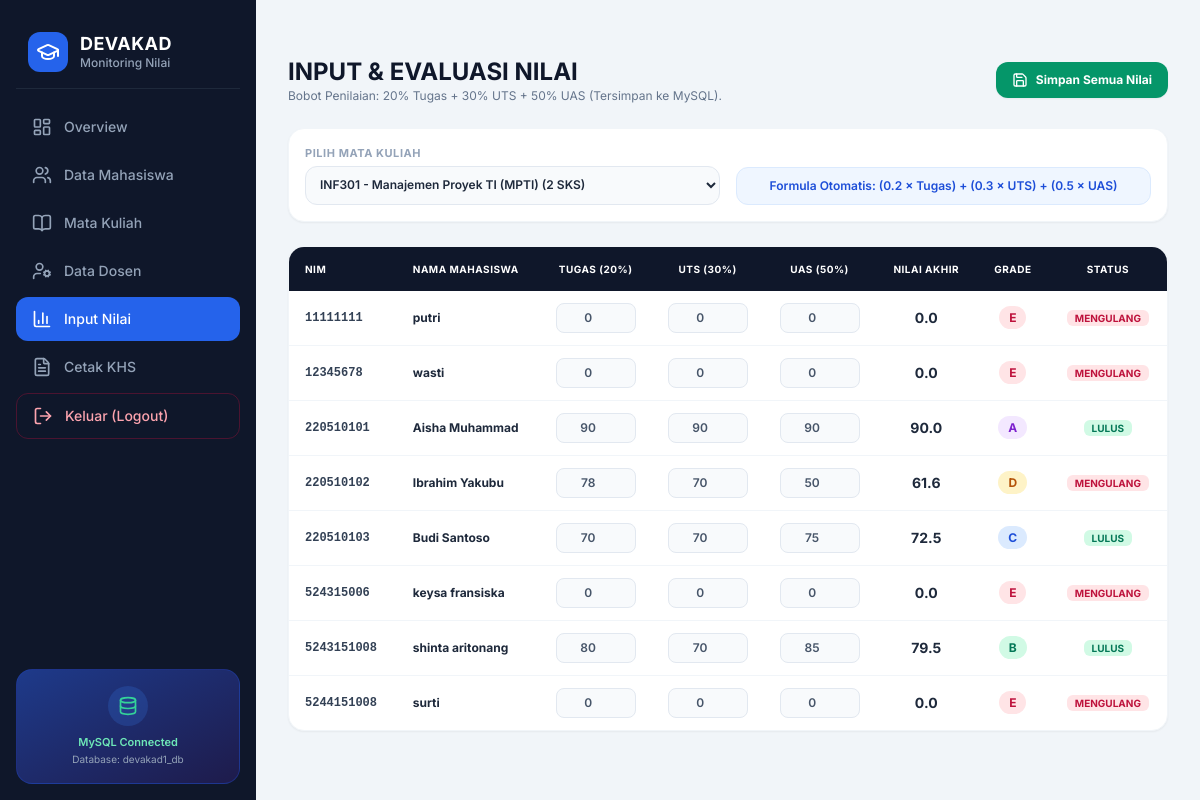
/input_nilai.php, run on the app's committed database.
### tables this page shows
CREATE TABLE `mahasiswa` (
  `id` int(11) NOT NULL,
  `nim` varchar(20) NOT NULL,
  `nama` varchar(100) NOT NULL,
  `prodi` varchar(50) NOT NULL,
  `semester` varchar(20) NOT NULL,
  `status` enum('AKTIF','NON-AKTIF') DEFAULT 'AKTIF',
  `password` varchar(50) DEFAULT '123456'
);

### input_nilai.php (the view, shortened to what this page needs)
<?php
include 'koneksi.php';
$list_matkul = mysqli_query($koneksi, "SELECT * FROM mata_kuliah ORDER BY id ASC");
$selected_matkul_id = isset($_GET['matkul_id']) ? intval($_GET['matkul_id']) : 0;
if ($selected_matkul_id == 0) {
    $first_mk = mysqli_fetch_assoc(mysqli_query($koneksi, "SELECT id FROM mata_kuliah ORDER BY id ASC LIMIT 1"));
    $selected_matkul_id = $first_mk ? $first_mk['id'] : 0;
}
$query_data = "
    SELECT m.id AS mhs_id, m.nim, m.nama, m.prodi,
           COALESCE(n.tugas, 0) AS tugas,
           COALESCE(n.uts, 0) AS uts,
           COALESCE(n.uas, 0) AS uas,
           COALESCE(n.nilai_akhir, 0) AS nilai_akhir,
           COALESCE(n.grade, 'E') AS grade,
           COALESCE(n.status, 'MENGULANG') AS status
    FROM mahasiswa m
    LEFT JOIN nilai n ON m.id = n.mahasiswa_id AND n.matkul_id = '$selected_matkul_id'
    WHERE m.status = 'AKTIF'
    ORDER BY m.nim ASC
";
$result_nilai = mysqli_query($koneksi, $query_data);
?>
<!DOCTYPE html>
<html lang="id">
<head>
  <script src="https://cdn.tailwindcss.com"></script>
</head>
<body class="bg-slate-100 min-h-screen text-slate-800 flex">
  <aside class="w-64 bg-slate-900 text-white flex flex-col justify-between p-4 min-h-screen shrink-0">
    <div>
      <div class="flex items-center gap-3 px-3 py-4 mb-4 border-b border-slate-800">
        <div class="bg-blue-600 p-2 rounded-xl text-white">
          <i data-lucide="graduation-cap" class="w-6 h-6"></i>
        </div>
        <div>
          <h1 class="font-bold text-lg leading-tight tracking-wide">DEVAKAD</h1>
          <p class="text-xs text-slate-400 font-medium">Monitoring Nilai</p>
        </div>
      </div>
      <nav class="space-y-1">
        <a href="index.php" class="w-full flex items-center gap-3 px-4 py-3 rounded-xl text-slate-400 hover:bg-slate-800 hover:text-white font-medium text-sm transition">
          <i data-lucide="layout-dashboard" class="w-5 h-5"></i> Overview
        </a>
        <a href="mahasiswa.php" class="w-full flex items-center gap-3 px-4 py-3 rounded-xl text-slate-400 hover:bg-slate-800 hover:text-white font-medium text-sm transition">
          <i data-lucide="users" class="w-5 h-5"></i> Data Mahasiswa
        </a>
        <a href="matkul.php" class="w-full flex items-center gap-3 px-4 py-3 rounded-xl text-slate-400 hover:bg-slate-800 hover:text-white font-medium text-sm transition">
          <i data-lucide="book-open" class="w-5 h-5"></i> Mata Kuliah
        </a>
        <a href="dosen.php" class="w-full flex items-center gap-3 px-4 py-3 rounded-xl text-slate-400 hover:bg-slate-800 hover:text-white font-medium text-sm transition">
          <i data-lucide="user-cog" class="w-5 h-5"></i> Data Dosen
        </a>
        <a href="input_nilai.php" class="w-full flex items-center gap-3 px-4 py-3 rounded-xl bg-blue-600 text-white font-medium text-sm transition">
          <i data-lucide="bar-chart-3" class="w-5 h-5"></i> Input Nilai
        </a>
        <a href="cetak_khs.php" class="w-full flex items-center gap-3 px-4 py-3 rounded-xl text-slate-400 hover:bg-slate-800 hover:text-white font-medium text-sm transition">
          <i data-lucide="file-text" class="w-5 h-5"></i> Cetak KHS
        </a>
        <a href="login.php?logout=true" class="w-full flex items-center gap-3 px-4 py-3 rounded-xl text-rose-300 hover:bg-rose-950/50 hover:text-rose-200 font-medium text-sm transition mt-4 border border-rose-900/50">
          <i data-lucide="log-out" class="w-5 h-5"></i> Keluar (Logout)
        </a>
      </nav>
    </div>
    <div class="bg-gradient-to-br from-blue-900 to-indigo-950 p-4 rounded-2xl border border-blue-800/50 text-center">
      <div class="w-10 h-10 bg-blue-500/20 rounded-full flex items-center justify-center mx-auto mb-2 text-emerald-400">
        <i data-lucide="database" class="w-5 h-5"></i>
      </div>
      <p class="text-[11px] text-emerald-300 font-semibold">MySQL Connected</p>
      <p class="text-[10px] text-slate-400 mt-0.5">Database: devakad1_db</p>
    </div>
  </aside>
  <main class="flex-1 p-8 overflow-y-auto space-y-6">
    <form method="POST" action="input_nilai.php?matkul_id=<?php echo $selected_matkul_id; ?>" class="space-y-6">
      <div class="flex flex-col md:flex-row md:items-center justify-between gap-4">
        <div>
          <h2 class="text-2xl font-bold text-slate-900">INPUT & EVALUASI NILAI</h2>
          <p class="text-xs text-slate-500">Bobot Penilaian: 20% Tugas + 30% UTS + 50% UAS (Tersimpan ke MySQL).</p>
        </div>
        <button type="submit" name="simpan_nilai" class="bg-emerald-600 hover:bg-emerald-700 text-white px-4 py-2.5 rounded-xl text-xs font-bold shadow-sm transition flex items-center gap-2">
          <i data-lucide="save" class="w-4 h-4"></i> Simpan Semua Nilai
        </button>
      </div>
      <div class="bg-white p-4 rounded-2xl border border-slate-100 shadow-sm grid grid-cols-1 md:grid-cols-2 gap-4 items-end">
        <div>
          <label class="block text-[11px] font-bold text-slate-400 uppercase tracking-wider mb-1">Pilih Mata Kuliah</label>
          <select onchange="window.location='input_nilai.php?matkul_id=' + this.value" class="w-full bg-slate-50 border border-slate-200 text-slate-800 text-xs rounded-xl p-2.5 font-semibold focus:ring-2 focus:ring-blue-500 outline-none">
            <?php
            while ($mk = mysqli_fetch_assoc($list_matkul)) {
                $selected = ($mk['id'] == $selected_matkul_id) ? 'selected' : '';
                echo "<option value='{$mk['id']}' $selected>{$mk['kode_mk']} - {$mk['nama_mk']} ({$mk['sks']} SKS)</option>";
            }
            ?>
          </select>
        </div>
        <div>
          <div class="bg-blue-50 text-blue-700 text-xs font-semibold p-2.5 rounded-xl flex items-center justify-center border border-blue-100">
            Formula Otomatis: (0.2 × Tugas) + (0.3 × UTS) + (0.5 × UAS)
          </div>
        </div>
      </div>
      <div class="bg-white rounded-2xl shadow-sm border border-slate-100 overflow-hidden">
        <div class="overflow-x-auto">
          <table class="w-full text-left text-xs text-slate-600">
            <thead class="bg-slate-900 text-white uppercase text-[10px] tracking-wider">
              <tr>
                <th class="py-3.5 px-4">NIM</th>
                <th class="py-3.5 px-4">Nama Mahasiswa</th>
                <th class="py-3.5 px-4 text-center w-28">Tugas (20%)</th>
                <th class="py-3.5 px-4 text-center w-28">UTS (30%)</th>
                <th class="py-3.5 px-4 text-center w-28">UAS (50%)</th>
                <th class="py-3.5 px-4 text-center">Nilai Akhir</th>
                <th class="py-3.5 px-4 text-center">Grade</th>
                <th class="py-3.5 px-4 text-center">Status</th>
              </tr>
            </thead>
            <tbody class="divide-y divide-slate-100">
              <?php
              if (mysqli_num_rows($result_nilai) > 0) {
                  $idx = 0;
                  while ($row = mysqli_fetch_assoc($result_nilai)) {
                      $idx++;
                      $grade = $row['grade'];
                      $status = $row['status'];
                      $gradeBadge = 'bg-rose-100 text-rose-700';
                      if ($grade == 'A') $gradeBadge = 'bg-purple-100 text-purple-700';
                      elseif ($grade == 'B') $gradeBadge = 'bg-emerald-100 text-emerald-700';
                      elseif ($grade == 'C') $gradeBadge = 'bg-blue-100 text-blue-700';
                      elseif ($grade == 'D') $gradeBadge = 'bg-amber-100 text-amber-700';
                      $statusBadge = ($status == 'LULUS') ? 'bg-emerald-100 text-emerald-700' : 'bg-rose-100 text-rose-700';
                      ?>
                      <tr class="hover:bg-slate-50 transition">
                        <td class="py-3 px-4 font-mono font-bold text-slate-700">
                          <?php echo $row['nim']; ?>
                        </td>
                        <td class="py-3 px-4 font-bold text-slate-800"><?php echo $row['nama']; ?></td>
                        <td class="py-3 px-4">
                          <input type="number" step="0.1" min="0" max="100" name="tugas[]" value="<?php echo $row['tugas']; ?>" oninput="hitungNilai(<?php echo $idx; ?>)" id="tugas-<?php echo $idx; ?>" class="w-full text-center bg-slate-50 border border-slate-200 rounded-lg p-1.5 font-semibold focus:bg-white focus:ring-2 focus:ring-blue-500 outline-none">
                        </td>
                        <td class="py-3 px-4">
                          <input type="number" step="0.1" min="0" max="100" name="uts[]" value="<?php echo $row['uts']; ?>" oninput="hitungNilai(<?php echo $idx; ?>)" id="uts-<?php echo $idx; ?>" class="w-full text-center bg-slate-50 border border-slate-200 rounded-lg p-1.5 font-semibold focus:bg-white focus:ring-2 focus:ring-blue-500 outline-none">
                        </td>
                        <td class="py-3 px-4">
                          <input type="number" step="0.1" min="0" max="100" name="uas[]" value="<?php echo $row['uas']; ?>" oninput="hitungNilai(<?php echo $idx; ?>)" id="uas-<?php echo $idx; ?>" class="w-full text-center bg-slate-50 border border-slate-200 rounded-lg p-1.5 font-semibold focus:bg-white focus:ring-2 focus:ring-blue-500 outline-none">
                        </td>
                        <td class="py-3 px-4 text-center font-bold text-slate-800 text-sm" id="akhir-<?php echo $idx; ?>"><?php echo number_format($row['nilai_akhir'], 1); ?></td>
                        <td class="py-3 px-4 text-center" id="grade-<?php echo $idx; ?>">
                          <span class="<?php echo $gradeBadge; ?> px-2.5 py-1 rounded-full font-bold"><?php echo $grade; ?></span>
                        </td>
                        <td class="py-3 px-4 text-center" id="status-<?php echo $idx; ?>">
                          <span class="<?php echo $statusBadge; ?> px-2 py-0.5 rounded-md font-bold text-[10px]"><?php echo $status; ?></span>
                        </td>
                      </tr>
                      <?php
                  }
              } else {
                  echo "<tr><td colspan='8' class='py-6 text-center text-slate-400'>Belum ada mahasiswa aktif.</td></tr>";
              }
              ?>
            </tbody>
          </table>
        </div>
      </div>
    </form>
  </main>
</body>
</html>

### input_nilai.php (style rules this page uses)
body { font-family: 'Inter', sans-serif; }

### data on the page
mahasiswa: nim "11111111", nama "putri", tugas "0", uts "0", uas "0", nilai_akhir "0.0", grade "E", status "MENGULANG"
mahasiswa: nim "12345678", nama "wasti", tugas "0", uts "0", uas "0", nilai_akhir "0.0", grade "E", status "MENGULANG"
mahasiswa: nim "220510101", nama "Aisha Muhammad", tugas "90", uts "90", uas "90", nilai_akhir "90.0", grade "A", status "LULUS"
mahasiswa: nim "220510102", nama "Ibrahim Yakubu", tugas "78", uts "70", uas "50", nilai_akhir "61.6", grade "D", status "MENGULANG"
mahasiswa: nim "220510103", nama "Budi Santoso", tugas "70", uts "70", uas "75", nilai_akhir "72.5", grade "C", status "LULUS"
mahasiswa: nim "524315006", nama "keysa fransiska", tugas "0", uts "0", uas "0", nilai_akhir "0.0", grade "E", status "MENGULANG"
mahasiswa: nim "5243151008", nama "shinta aritonang", tugas "80", uts "70", uas "85", nilai_akhir "79.5", grade "B", status "LULUS"
mahasiswa: nim "5244151008", nama "surti", tugas "0", uts "0", uas "0", nilai_akhir "0.0", grade "E", status "MENGULANG"

### other printed values
form field value "INF301 - Manajemen Proyek TI (MPTI) (2 SKS)"
